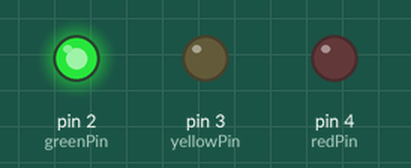
This sketch was run on a simulated Arduino Uno, built with avr-gcc and run on an emulated ATmega328P. On the bench: output pins drawn as LEDs (lit = HIGH).

Above: at 5.0 s.
At 18.0 s:
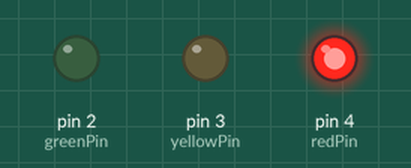
At 24.5 s:
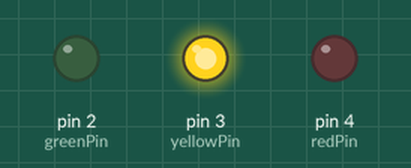
Timing chart, 0 to 33.8 s (numbered marks = the images above):
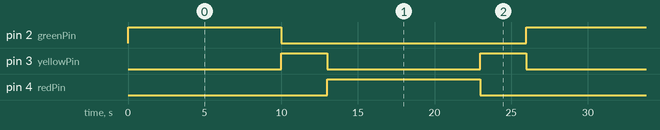

The sketch:

sketch_apr13a.ino
```cpp
int greenPin = 2; // Pin untuk lampu hijau
int yellowPin = 3; // Pin untuk lampu kuning
int redPin = 4; // Pin untuk lampu merah

void setup() {
  pinMode(greenPin, OUTPUT); // Mengatur pin lampu hijau sebagai output
  pinMode(yellowPin, OUTPUT); // Mengatur pin lampu kuning sebagai output
  pinMode(redPin, OUTPUT); // Mengatur pin lampu merah sebagai output
}

void loop() {
  // Lampu hijau menyala selama 10 detik
  digitalWrite(greenPin, HIGH);
  digitalWrite(yellowPin, LOW);
  digitalWrite(redPin, LOW);
  delay(10000);

  // Lampu kuning menyala selama 3 detik
  digitalWrite(greenPin, LOW);
  digitalWrite(yellowPin, HIGH);
  digitalWrite(redPin, LOW);
  delay(3000);

  // Lampu merah menyala selama 10 detik
  digitalWrite(greenPin, LOW);
  digitalWrite(yellowPin, LOW);
  digitalWrite(redPin, HIGH);
  delay(10000);

  // Lampu kuning menyala selama 3 detik sebelum kembali ke lampu hijau
  digitalWrite(greenPin, LOW);
  digitalWrite(yellowPin, HIGH);
  digitalWrite(redPin, LOW);
  delay(3000);
}
```

Measured:
- by itself, pin 2 (greenPin), pin 4 (redPin): alternates HIGH for 10.0 s and LOW for 16.0 s
- by itself, pin 3 (yellowPin): alternates HIGH for 3.0 s and LOW for 10.0 s
- by itself, everything shown: repeats every 26.0 s, in 4 steps
